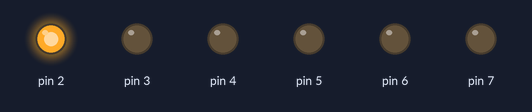
This sketch was run on a simulated Arduino Uno, built with avr-gcc and run on an emulated ATmega328P. Shown: output pins drawn as LEDs (lit = HIGH).

Above: at 0.05 s.
At 0.55 s:
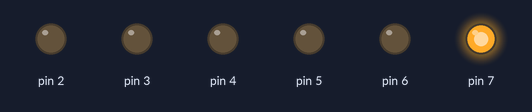
At 0.75 s:
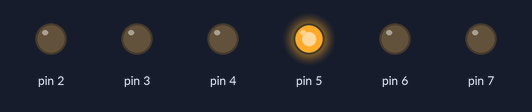
At 1.45 s:
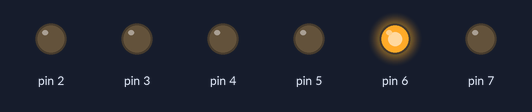
At 2.15 s:
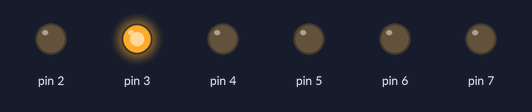
At 2.85 s:
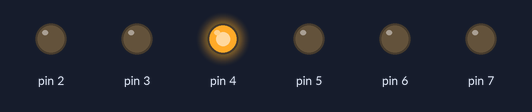
Timing chart, 0 to 3.1 s (numbered marks = the images above):
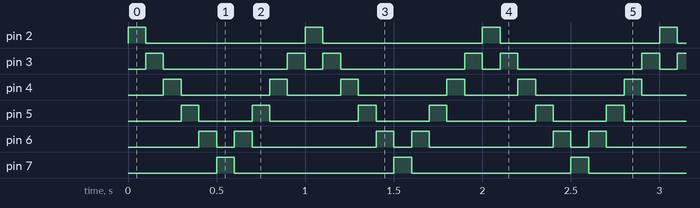

Measured:
- by itself, pin 2, pin 7: alternates HIGH for 0.10 s and LOW for 0.90 s
- by itself, pin 3: repeats every 1.0 s: LOW 0.70 s, HIGH 0.10 s, LOW 0.10 s, HIGH 0.10 s
- by itself, pin 4: repeats every 1.0 s: LOW 0.50 s, HIGH 0.10 s, LOW 0.30 s, HIGH 0.10 s
- by itself, pin 5: repeats every 1.0 s: LOW 0.30 s, HIGH 0.10 s, LOW 0.50 s, HIGH 0.10 s
- by itself, pin 6: repeats every 1.0 s: LOW 0.10 s, HIGH 0.10 s, LOW 0.70 s, HIGH 0.10 s

The sketch:

EXPERIMENTO_2.2.ino
```cpp
void setup()
{
  Serial.begin(9600);
  pinMode(2,OUTPUT);
  pinMode(3,OUTPUT);
  pinMode(4,OUTPUT);
  pinMode(5,OUTPUT);
  pinMode(6,OUTPUT);
  pinMode(7,OUTPUT);
}

void loop()
{
  int i;
  for(i=2;i<7;i++){
    digitalWrite(i,HIGH);
    delay(100);
    digitalWrite(i,LOW);
  }
  for(i=7;i>2;i--){
    digitalWrite(i,HIGH);
    delay(100);
    digitalWrite(i,LOW);
  }
}
```
